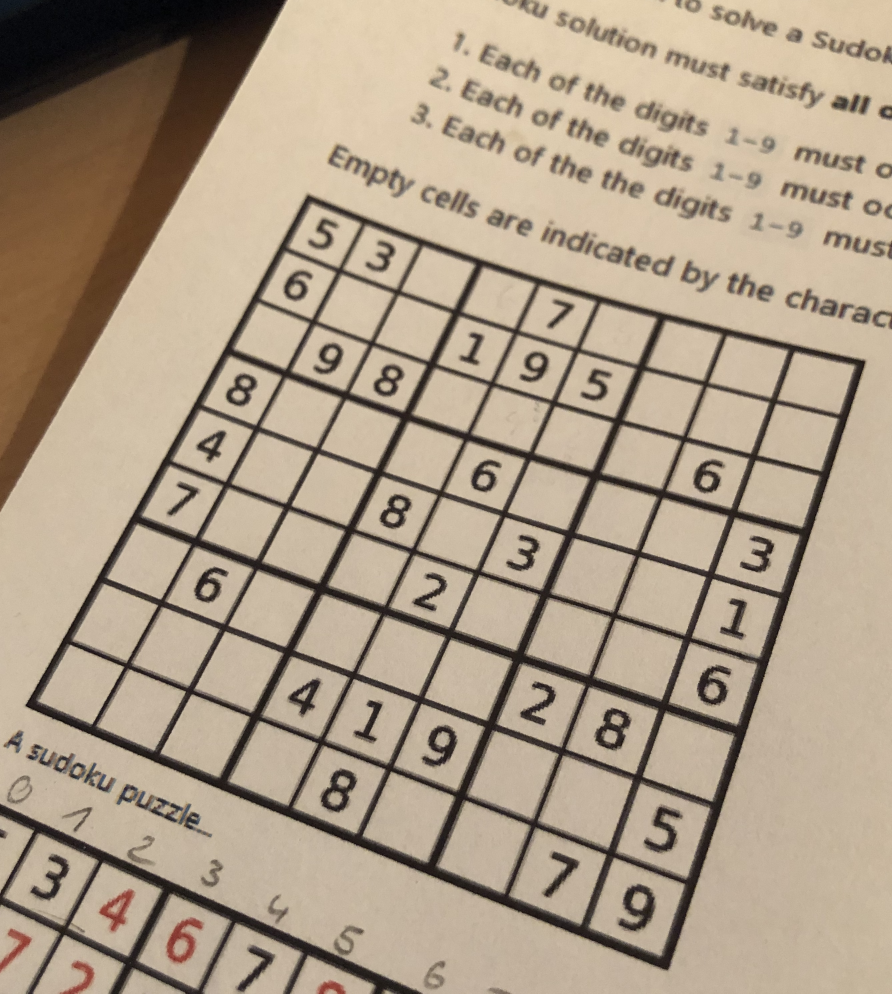
#> input picture assets/samples/sample1.jpg, 2676 x 2980 px (shown at 1/3 size)
$ python -i image_search.py   (imports and definitions only)
#> lines starting #> are read from the running program, lines starting #| are printed output that depends on the picture; after the words box and inside, x2 and y2 are one past the last pixel; in counts of white or black regions, pixels touching at a corner belong together
import numpy as np
import cv2
import imutils
import argparse
import os

from imutils import contours
from skimage.filters import threshold_local


def order_points(pts):
    '''
    initialzie a list of coordinates that will be ordered
    such that the first entry in the list is the top-left,
    the second entry is the top-right, the third is the
    bottom-right, and the fourth is the bottom-left
    '''
    rect = np.zeros((4, 2), dtype="float32")

    # the top-left point will have the smallest sum, whereas
    # the bottom-right point will have the largest sum
    s = pts.sum(axis=1)
    rect[0] = pts[np.argmin(s)]
    rect[2] = pts[np.argmax(s)]

    '''
    now, compute the difference between the points, the
    top-right point will have the smallest difference,
    whereas the bottom-left will have the largest difference
    '''
    diff = np.diff(pts, axis=1)
    rect[1] = pts[np.argmin(diff)]
    rect[3] = pts[np.argmax(diff)]

    # return the ordered coordinates
    return rect


def four_point_transform(image, pts):
    # obtain a consistent order of the points and unpack them
    # individually
    rect = order_points(pts)
    (tl, tr, br, bl) = rect

    '''
    compute the width of the new image, which will be the
    maximum distance between bottom-right and bottom-left
    x-coordiates or the top-right and top-left x-coordinates
    '''
    widthA = np.sqrt(((br[0] - bl[0]) ** 2) + ((br[1] - bl[1]) ** 2))
    widthB = np.sqrt(((tr[0] - tl[0]) ** 2) + ((tr[1] - tl[1]) ** 2))
    maxWidth = max(int(widthA), int(widthB))

    '''
    compute the height of the new image, which will be the
    maximum distance between the top-right and bottom-right
    y-coordinates or the top-left and bottom-left y-coordinates
    '''
    heightA = np.sqrt(((tr[0] - br[0]) ** 2) + ((tr[1] - br[1]) ** 2))
    heightB = np.sqrt(((tl[0] - bl[0]) ** 2) + ((tl[1] - bl[1]) ** 2))
    maxHeight = max(int(heightA), int(heightB))

    '''
    now that we have the dimensions of the new image, construct
    the set of destination points to obtain a "birds eye view",
    (i.e. top-down view) of the image, again specifying points
    in the top-left, top-right, bottom-right, and bottom-left
    order
    '''
    dst = np.array([
        [0, 0],
        [maxWidth - 1, 0],
        [maxWidth - 1, maxHeight - 1],
        [0, maxHeight - 1]], dtype="float32")

    # compute the perspective transform matrix and then apply it
    M = cv2.getPerspectiveTransform(rect, dst)
    warped = cv2.warpPerspective(image, M, (maxWidth, maxHeight))

    # return the warped image
    return warped


# construct the argument parser and parse the arguments
'''
ap = argparse.ArgumentParser()
ap.add_argument("-i", "--image", required=True,
                help="Path to the image to be scanned")
args = vars(ap.parse_args())
'''


def scan(image):
    # load the image and compute the ratio of the old height
    # to the new height, clone it, and resize it
#> called with image = '../assets/samples/sample1.jpg'
    image = cv2.imread(image)
#> image is the input picture: shape (2980, 2676, 3); mean B, G, R 135.5, 156.2, 172.8
    ratio = image.shape[0] / 500.0
#> ratio = 5.96
    orig = image.copy()
    image = imutils.resize(image, height=500)
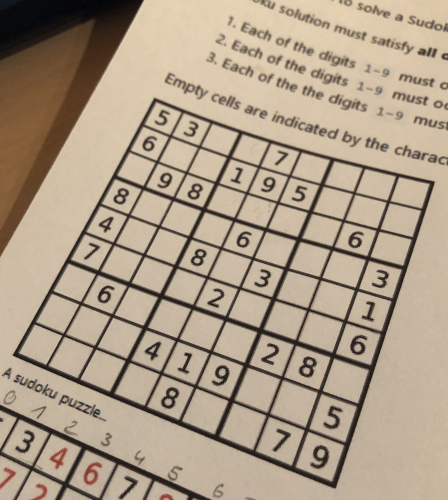
#> image: shape (500, 448, 3); mean B, G, R 135.5, 156.2, 172.8

    # convert the image to grayscale, blur it, and find edges
    # in the image
    gray = cv2.cvtColor(image, cv2.COLOR_BGR2GRAY)
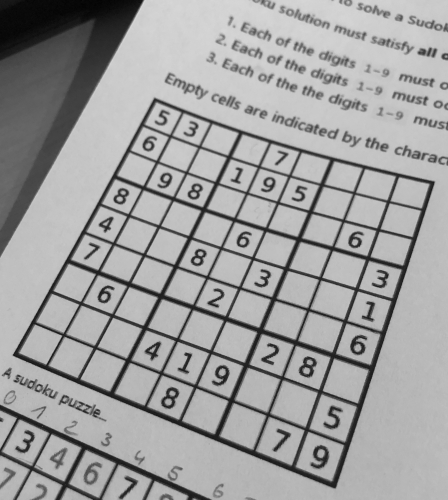
#> gray: shape (500, 448); min 3, max 216, mean 158.8
    gray = cv2.GaussianBlur(gray, (5, 5), 0)
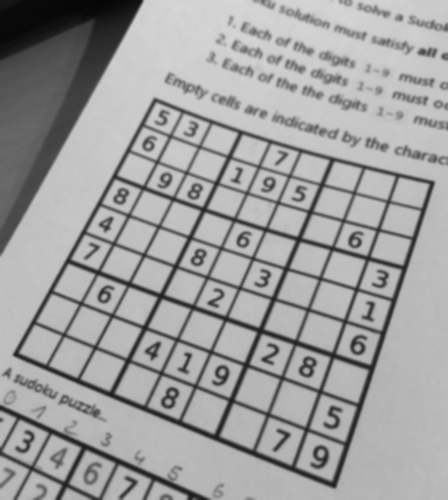
#> gray: shape (500, 448); min 5, max 213, mean 158.8

    # outline with white pixelborder
    '''gray = np.pad(gray, ((2, 2), (2, 2)), "constant", constant_values=255)'''

    edged = cv2.Canny(gray, 75, 160)  # 200 default for y
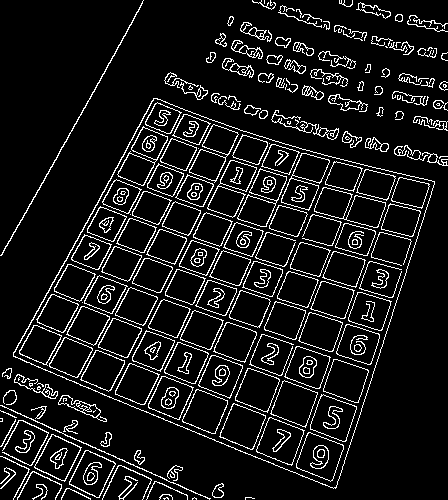
#> edged: shape (500, 448); 9.7% white in thin lines or dots

    # show the original image and the edge detected image
    '''
    print("STEP 1: Edge Detection")
    cv2.imshow("Image", image)
    cv2.imwrite("assets/processing/image.jpg", image)

    cv2.imshow("Edged", edged)
    cv2.imwrite("assets/processing/edged.jpg", edged)

    cv2.imshow("Blur", gray)
    cv2.imwrite("assets/processing/blur.jpg", gray)

    cv2.waitKey(0)
    cv2.destroyAllWindows()
    '''

    # find the contours in the edged image, keeping only the
    # largest ones, and initialize the screen contour
    cnts = cv2.findContours(edged.copy(), cv2.RETR_LIST,
                            cv2.CHAIN_APPROX_SIMPLE)
#> cnts = 452 contours, 145 with area under 20; largest, box (x1, y1, x2, y2) and area: (13, 98, 435, 489) 97459, (13, 98, 435, 489) 97274, (314, 187, 386, 228) 1626, (237, 168, 287, 227) 1498, (281, 153, 330, 211) 1479
    cnts = imutils.grab_contours(cnts)
    cnts = sorted(cnts, key=cv2.contourArea, reverse=True)[:5]
#> cnts = 5 contours; box (x1, y1, x2, y2) and area: (13, 98, 435, 489) 97459, (13, 98, 435, 489) 97274, (314, 187, 386, 228) 1626, (237, 168, 287, 227) 1498, (281, 153, 330, 211) 1479

    # loop over the contours
    for c in cnts:
        # approximate the contour
        peri = cv2.arcLength(c, True)
        approx = cv2.approxPolyDP(c, 0.02 * peri, True)
        # if our approximated contour has four points, then we
        # can assume that we have found our screen
        if len(approx) == 4:
            screenCnt = approx
            break
#> this loop made 1 pass
#> (peri, screenCnt) on pass 1: (1356.9, [[153, 98], [13, 356], [335, 488], [434, 181]])

    # show the contour (outline) of the piece of paper
    '''
    print("STEP 2: Find contours of paper")
    cv2.drawContours(image, [screenCnt], -1, (0, 255, 0), 2)

    cv2.imshow("Outline", image)
    cv2.imwrite("assets/processing/outline.jpg", image)

    cv2.waitKey(0)
    cv2.destroyAllWindows()
    '''

    # apply the four point transform to obtain a top-down
    # view of the original image
    warped = four_point_transform(orig, screenCnt.reshape(4, 2) * ratio)
#> in order_points, `s = pts.sum(axis=1)`: s = [1496, 2199.2, 4905.1, 3665.4]
#> in order_points, `diff = np.diff(pts, axis=1)`: diff = [-327.8, 2044.3, 911.9, -1507.9]
#> in four_point_transform, `rect = order_points(pts)`: rect = [[911.9, 584.1], [2586.6, 1078.8], [1996.6, 2908.5], [77.48, 2121.8]]
#> in four_point_transform, `(tl, tr, br, bl) = rect`: tl = [911.9, 584.1]; tr = [2586.6, 1078.8]; br = [1996.6, 2908.5]; bl = [77.48, 2121.8]
#> in four_point_transform, `widthA = np.sqrt(((br[0] - bl[0]) ** 2) + ((br[1] - bl[1]) ** 2))`: widthA = 2074.1
#> in four_point_transform, `widthB = np.sqrt(((tr[0] - tl[0]) ** 2) + ((tr[1] - tl[1]) ** 2))`: widthB = 1746.3
#> in four_point_transform, `maxWidth = max(int(widthA), int(widthB))`: maxWidth = 2074
#> in four_point_transform, `heightA = np.sqrt(((tr[0] - br[0]) ** 2) + ((tr[1] - br[1]) ** 2))`: heightA = 1922.5
#> in four_point_transform, `heightB = np.sqrt(((tl[0] - bl[0]) ** 2) + ((tl[1] - bl[1]) ** 2))`: heightB = 1749.5
#> in four_point_transform, `maxHeight = max(int(heightA), int(heightB))`: maxHeight = 1922
#> in four_point_transform, `dst = np.array([ [0, 0], [maxWidth - 1, 0], [maxWidth - 1, maxHeight -..`: dst = [[0, 0], [2073, 0], [2073, 1921], [0, 1921]]
#> in four_point_transform, `M = cv2.getPerspectiveTransform(rect, dst)`: M = [[1.3, 0.707, -1600.1], [-0.417, 1.41, -444.6], [2.43e-05, 0.000146, 1]]
#> in four_point_transform, `warped = cv2.warpPerspective(image, M, (maxWidth, maxHeight))`:
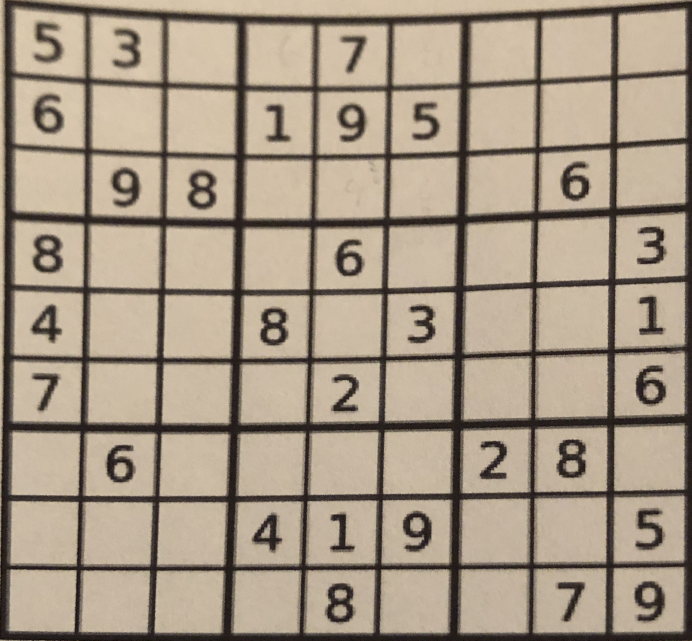
#> warped: shape (1922, 2074, 3) (shown at 1/3 size); mean B, G, R 133.5, 152.1, 166.7
    warped = imutils.resize(warped, height=650)
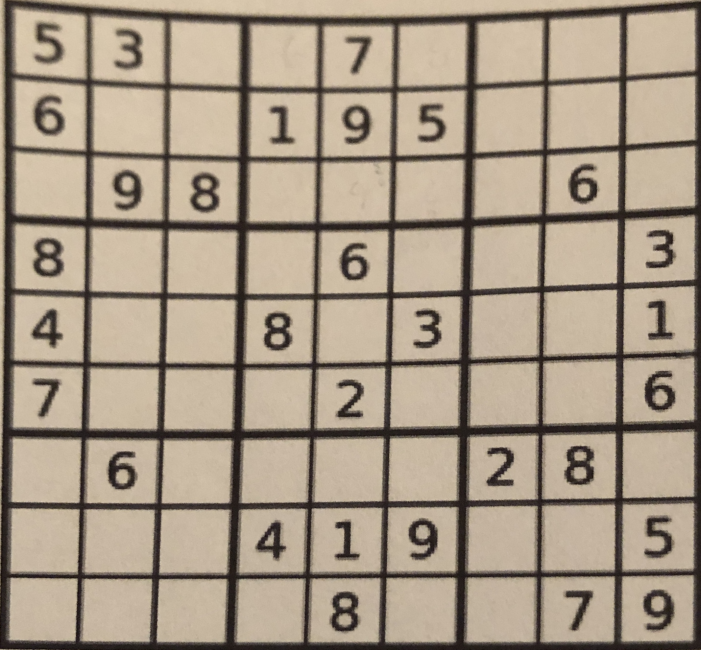
#> warped: shape (650, 701, 3); mean B, G, R 133.5, 152.1, 166.7

    # convert the warped image to grayscale, then threshold it
    # to give it that 'black and white' paper effect
    '''
    warped = cv2.cvtColor(warped, cv2.COLOR_BGR2GRAY)
    T = threshold_local(warped, 81, offset=10, method="gaussian")
    warped = (warped > T).astype("uint8") * 255
    # th3 = cv2.adaptiveThreshold(warped, 255, cv2.ADAPTIVE_THRESH_GAUSSIAN_C,
    #                            cv2.THRESH_BINARY_INV, 11, 2)

    '''
    # show the original and scanned images
    '''
    print("STEP 3: Apply perspective transform")

    cv2.imshow("Original", imutils.resize(orig, height=650))

    cv2.imshow("Scanned", imutils.resize(warped, height=650))
    cv2.imwrite("assets/processing/warped.jpg", warped)

    # cv2.imshow("TH3", imutils.resize(th3, height=650))

    cv2.waitKey(0)
    cv2.destroyAllWindows()
    '''

    return warped


# Process single image
# [99 lines left out: functions processing, sort, not called in this run]

>>> result = scan('../assets/samples/sample1.jpg')

$ run again, on assets/samples/sample2.png
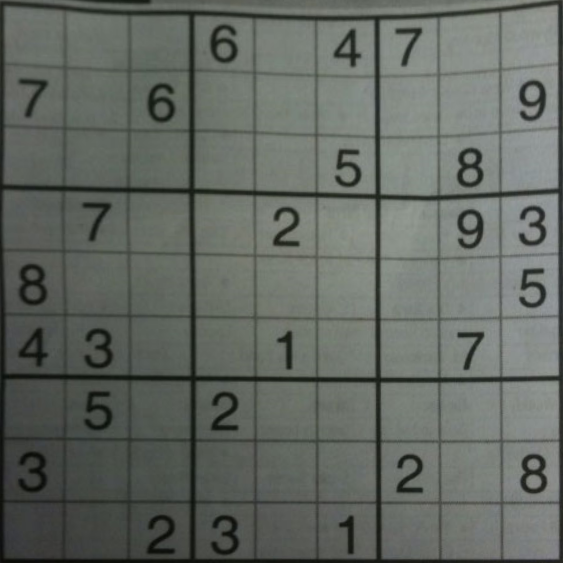
#> input picture assets/samples/sample2.png, 563 x 563 px
#> in scan, image is the input picture: shape (563, 563, 3); mean B, G, R 98.3, 104.3, 99.1
#> image: shape (500, 500, 3)
#> in scan, `edged = cv2.Canny(gray, 75, 160)`:
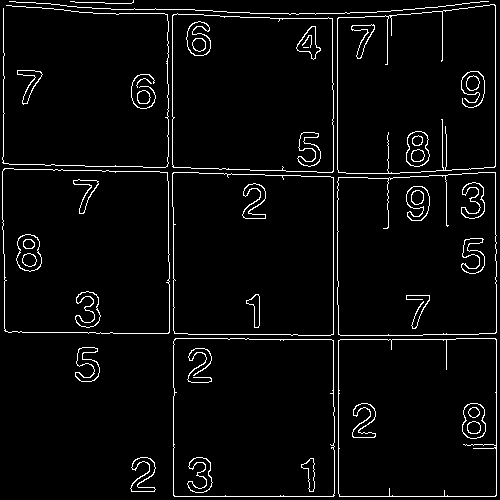
#> edged: shape (500, 500); 4.1% white in thin lines or dots
#> in scan, `cnts = cv2.findContours(edged.copy(), cv2.RETR_LIST, cv2.CHAIN_APPROX_..`: cnts = 84 contours, 7 with area under 20; largest, box (x1, y1, x2, y2) and area: (2, 168, 170, 334) 26813, (2, 168, 170, 334) 26805, (172, 172, 334, 336) 25626, (172, 172, 334, 336) 25620, (173, 338, 335, 497) 25254
#> in scan, `cnts = sorted(cnts, key=cv2.contourArea, reverse=True)[:5]`: cnts = 5 contours; box (x1, y1, x2, y2) and area: (2, 168, 170, 334) 26813, (2, 168, 170, 334) 26805, (172, 172, 334, 336) 25626, (172, 172, 334, 336) 25620, (173, 338, 335, 497) 25254
#> the loop in scan, `for c in cnts:` made 1 pass
#> (peri, screenCnt) on pass 1: (668.2, [[4, 168], [4, 330], [168, 333], [167, 172]])
#> s = [193.7, 376.1, 564.1, 381.7]
#> diff = [184.7, 367.1, 185.8, 5.63]
#> rect = [[4.5, 189.2], [188, 193.7], [189.2, 375], [4.5, 371.6]]
#> tl = [4.5, 189.2]; tr = [188, 193.7]; br = [189.2, 375]; bl = [4.5, 371.6]
#> widthA = 184.7
#> widthB = 183.6
#> maxWidth = 184
#> heightA = 181.3
#> heightB = 182.4
#> maxHeight = 182
#> dst = [[0, 0], [183, 0], [183, 181], [0, 181]]
#> M = [[0.997, 1.72e-18, -4.49], [-0.0247, 1, -189.9], [-3.53e-05, 3.41e-05, 1]]
#> in four_point_transform, `warped = cv2.warpPerspective(image, M, (maxWidth, maxHeight))`:
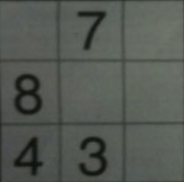
#> warped: shape (182, 184, 3); mean B, G, R 83, 89.1, 84.3

$ run again, on assets/samples/sample3.jpeg
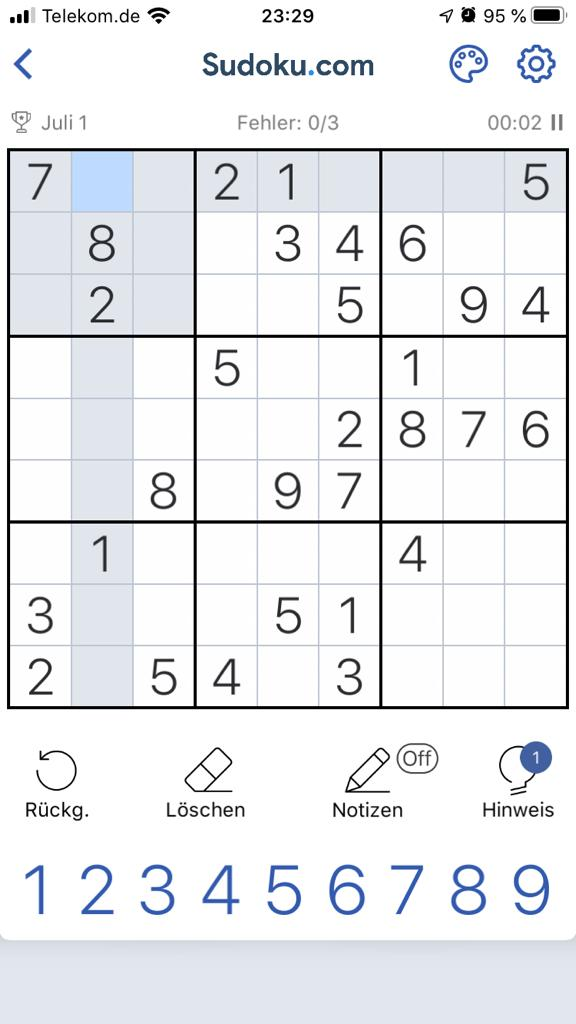
#> input picture assets/samples/sample3.jpeg, 576 x 1024 px
#> in scan, image is the input picture: shape (1024, 576, 3); mean B, G, R 237.8, 234.9, 233.3
#> image: shape (500, 281, 3)
#> in scan, `edged = cv2.Canny(gray, 75, 160)`:
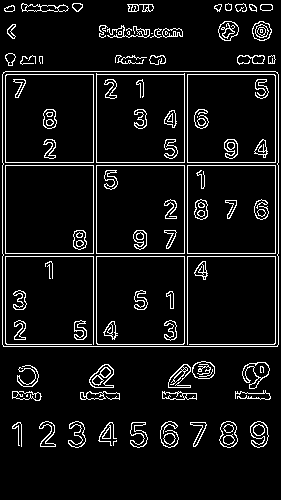
#> edged: shape (500, 281); 7.7% white in thin lines or dots, all inside (x1, y1, x2, y2) = (2, 3, 279, 448)
#> in scan, `cnts = cv2.findContours(edged.copy(), cv2.RETR_LIST, cv2.CHAIN_APPROX_..`: cnts = 225 contours, 52 with area under 20; largest, box (x1, y1, x2, y2) and area: (2, 71, 279, 347) 75881, (2, 71, 279, 347) 75879, (96, 73, 185, 163) 7745, (187, 165, 276, 254) 7744, (96, 165, 185, 254) 7744
#> in scan, `cnts = sorted(cnts, key=cv2.contourArea, reverse=True)[:5]`: cnts = 5 contours; box (x1, y1, x2, y2) and area: (2, 71, 279, 347) 75881, (2, 71, 279, 347) 75879, (96, 73, 185, 163) 7745, (187, 165, 276, 254) 7744, (96, 165, 185, 254) 7744
#> the loop in scan, `for c in cnts:` made 1 pass
#> (peri, screenCnt) on pass 1: (1101.8, [[3, 72], [3, 346], [277, 346], [277, 72]])
#> s = [153.6, 714.8, 1275.9, 714.8]
#> diff = [141.3, 702.5, 141.3, -419.8]
#> rect = [[6.14, 147.5], [567.3, 147.5], [567.3, 708.6], [6.14, 708.6]]
#> tl = [6.14, 147.5]; tr = [567.3, 147.5]; br = [567.3, 708.6]; bl = [6.14, 708.6]
#> widthA = 561.2
#> maxWidth = 561
#> heightA = 561.2
#> maxHeight = 561
#> dst = [[0, 0], [560, 0], [560, 560], [0, 560]]
#> M = [[0.998, 1.03e-18, -6.13], [-5.01e-17, 0.998, -147.2], [4.52e-20, 2.83e-21, 1]]
#> in scan, `warped = imutils.resize(warped, height=650)`:
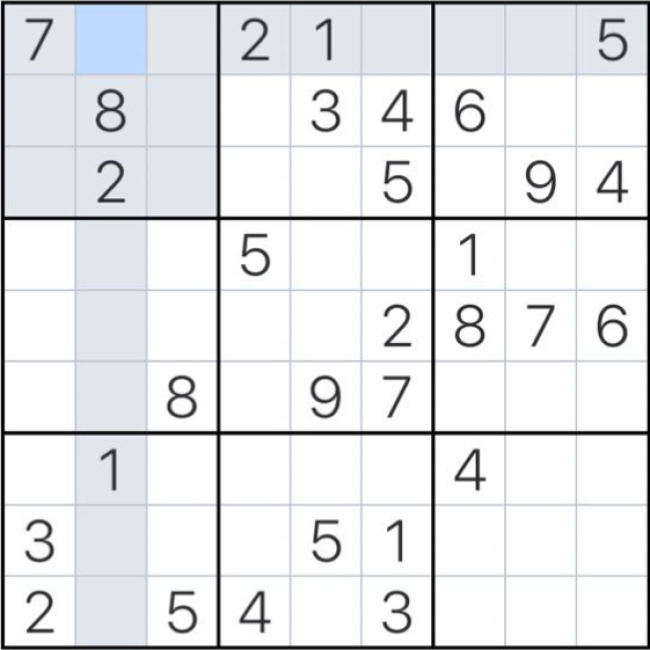
#> warped: shape (650, 650, 3); mean B, G, R 232.7, 230.2, 228.7

$ run again, on assets/samples/sample4.png
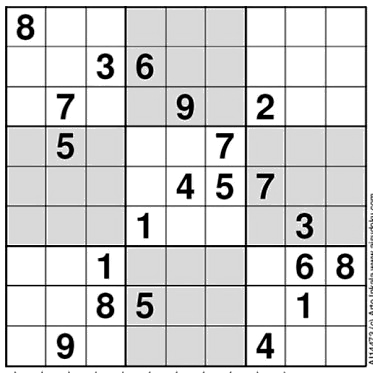
#> input picture assets/samples/sample4.png, 373 x 373 px
#> in scan, image is the input picture: shape (373, 373, 3); min 0, max 255, mean 214.1
#> image: shape (500, 500, 3)
#> in scan, `edged = cv2.Canny(gray, 75, 160)`:
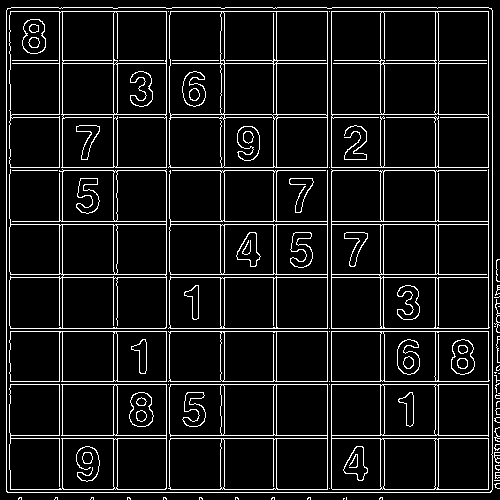
#> edged: shape (500, 500); 8.9% white in thin lines or dots
#> in scan, `cnts = cv2.findContours(edged.copy(), cv2.RETR_LIST, cv2.CHAIN_APPROX_..`: cnts = 241 contours, 61 with area under 20; largest, box (x1, y1, x2, y2) and area: (6, 7, 493, 493) 235668, (6, 7, 493, 493) 235664, (168, 11, 328, 168) 24628, (331, 11, 489, 168) 24489, (9, 11, 167, 168) 23798
#> in scan, `cnts = sorted(cnts, key=cv2.contourArea, reverse=True)[:5]`: cnts = 5 contours; box (x1, y1, x2, y2) and area: (6, 7, 493, 493) 235668, (6, 7, 493, 493) 235664, (168, 11, 328, 168) 24628, (331, 11, 489, 168) 24489, (9, 11, 167, 168) 23798
#> the loop in scan, `for c in cnts:` made 1 pass
#> (peri, screenCnt) on pass 1: (1946.2, [[7, 8], [6, 491], [490, 492], [491, 8]])
#> s = [11.19, 370.8, 732.6, 372.3]
#> diff = [0.746, 361.8, 1.49, -360.3]
#> rect = [[5.22, 5.97], [366.3, 5.97], [365.5, 367], [4.48, 366.3]]
#> tl = [5.22, 5.97]; tr = [366.3, 5.97]; br = [365.5, 367]; bl = [4.48, 366.3]
#> widthA = 361.1
#> maxWidth = 361
#> heightA = 361.1
#> heightB = 360.3
#> maxHeight = 361
#> dst = [[0, 0], [360, 0], [360, 360], [0, 360]]
#> M = [[0.999, 0.00207, -5.23], [0, 0.999, -5.96], [5.73e-06, 2.37e-08, 1]]
#> in scan, `warped = imutils.resize(warped, height=650)`:
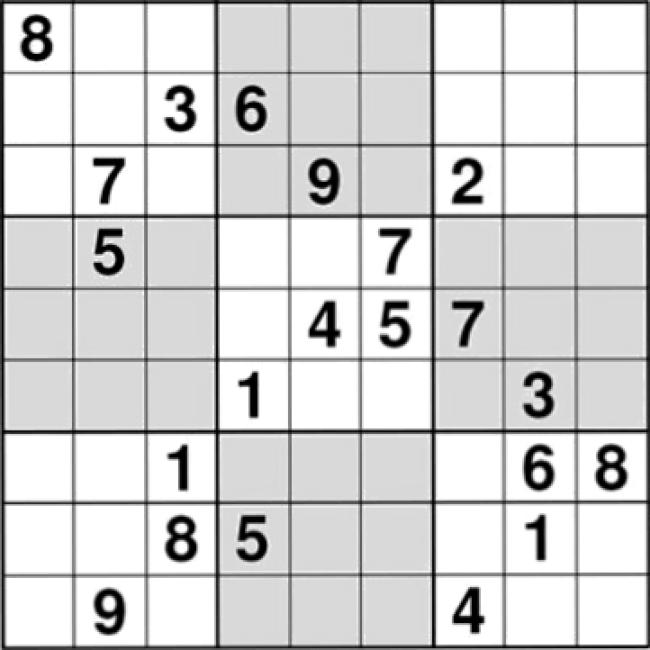
#> warped: shape (650, 650, 3); min 0, max 255, mean 212.2
